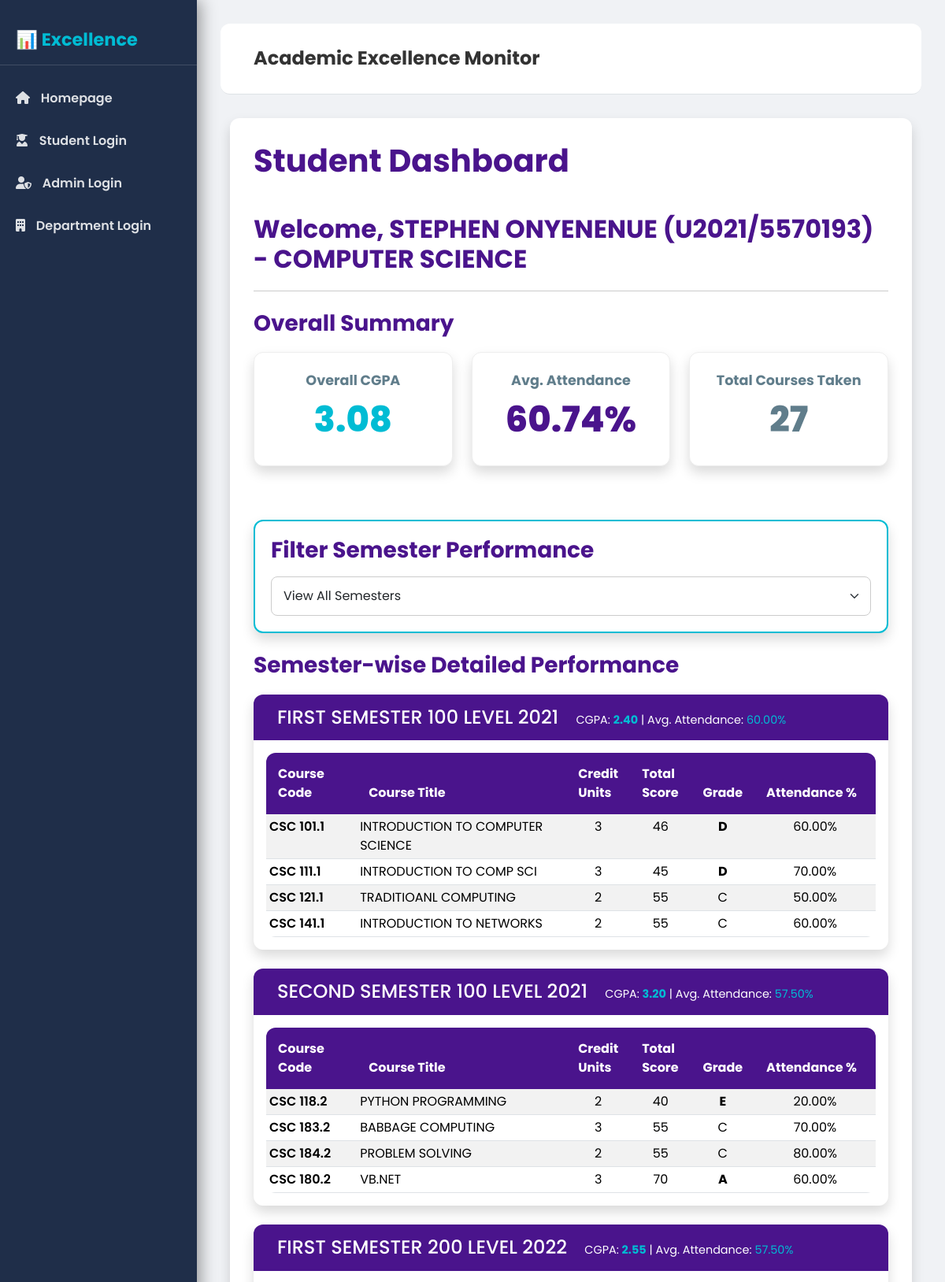
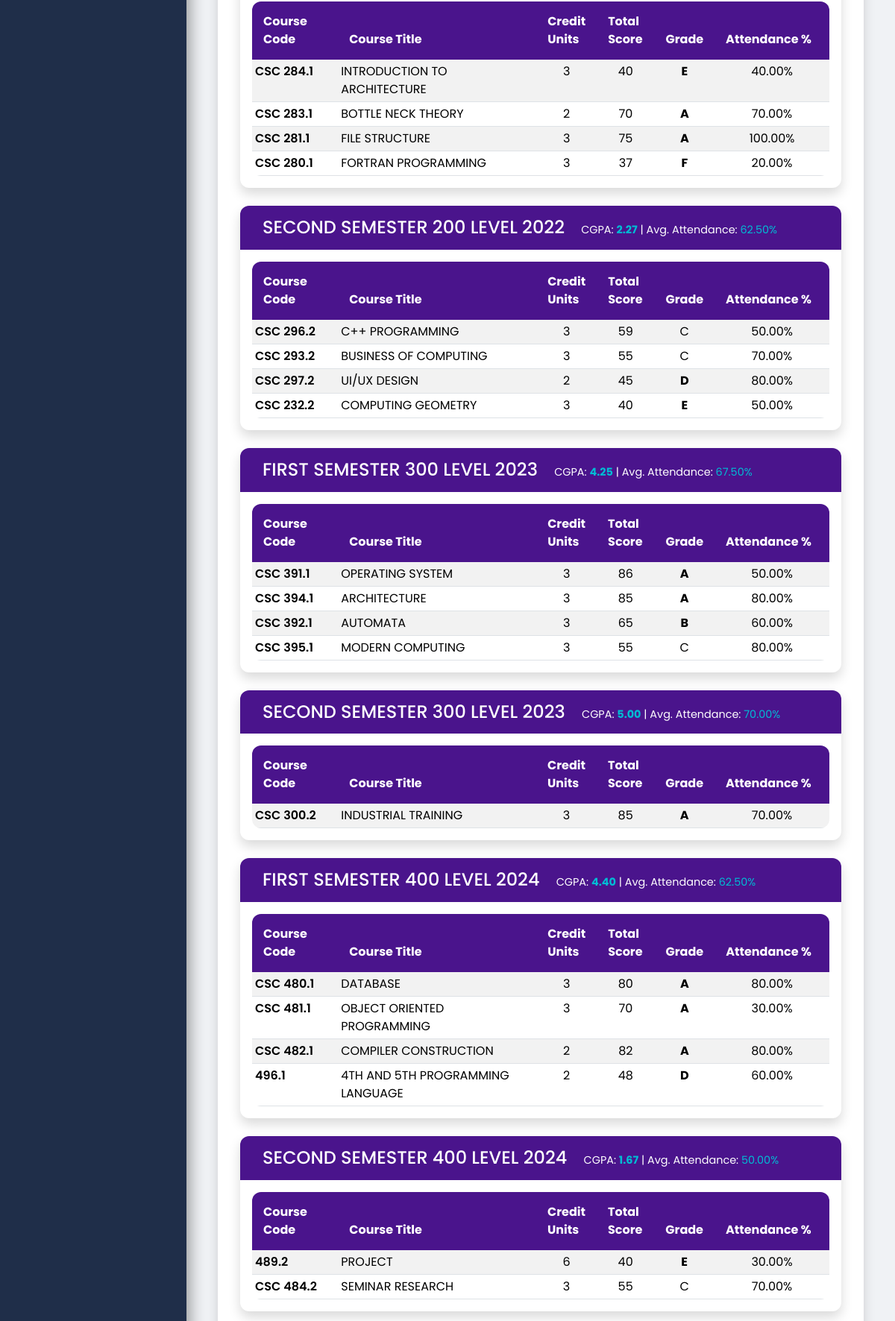
Page /student/dashboard/ (signed in, upper part) on the committed database (2 pictures, top to bottom).
### performance_monitoring/models.py (models this page shows, shortened)
class Student(models.Model):
    student_id = models.CharField(max_length=20, unique=True)
    name = models.CharField(max_length=100)
    email = models.EmailField(unique=True)
    phone_number = models.CharField(max_length=15, blank=True, null=True)
    department = models.ForeignKey(Department, on_delete=models.CASCADE)
    custom_password = models.CharField(max_length=128, blank=True, null=True)

class Department(models.Model):
    name = models.CharField(max_length=100, unique=True)

class Semester(models.Model):
    name = models.CharField(max_length=50)
    academic_year = models.IntegerField()
    start_date = models.DateField(null=True, blank=True)
    end_date = models.DateField(null=True, blank=True)
    class Meta:
        unique_together = ('name', 'academic_year')
        ordering = ['academic_year', 'start_date']

class Enrollment(models.Model):
    student = models.ForeignKey(Student, on_delete=models.CASCADE)
    course = models.ForeignKey(Course, on_delete=models.CASCADE)
    semester = models.ForeignKey(Semester, on_delete=models.CASCADE)
    enrollment_date = models.DateField(auto_now_add=True)
    classes_attended = models.IntegerField(default=0, help_text="Number of classes attended (out of 10)")
    ca_score = models.IntegerField(default=0, validators=[MaxValueValidator(30)], help_text="Continuous Assessment Score (max 30)")
    exam_score = models.IntegerField(default=0, validators=[MaxValueValidator(70)], help_text="Exam Score (max 70)")
    class Meta:
        unique_together = ('student', 'course', 'semester')
    @property
    def attendance_percentage(self):
        if self.classes_attended is not None:
            return (self.classes_attended / 10) * 100
        return 0.0
    @property
    def total_score(self):
        return self.ca_score + self.exam_score
    @property
    def grade(self):
        total = self.total_score
        if 40 <= total <= 44:
            return 'E'
        elif 45 <= total <= 49:
            return 'D'
        elif 50 <= total <= 59:
            return 'C'
        elif 60 <= total <= 69:
            return 'B'
        elif 70 <= total <= 100:
            return 'A'
        else:
            return 'F' # You might want to adjust the default for scores outside the range

class Course(models.Model):
    course_code = models.CharField(max_length=10, unique=True)
    course_title = models.CharField(max_length=200)
    credit_unit = models.IntegerField()
    department = models.ForeignKey(Department, on_delete=models.CASCADE)
    semester = models.ForeignKey(Semester, on_delete=models.CASCADE)

### performance_monitoring/views.py (the view)
# urls.py: path('student/dashboard/', views.student_dashboard, name='student_dashboard'),
def student_dashboard(request, student_id=None):
    if student_id:
        try:
            student = Student.objects.get(student_id=student_id)
        except Student.DoesNotExist:
            messages.error(request, f"Student with ID {student_id} not found.")
            return redirect('department_dashboard')
    else:
        session_student_id = request.session.get('student_id')
        if not session_student_id:
            messages.error(request, "Please log in to view your dashboard.")
            return redirect('student_login')
        try:
            student = Student.objects.get(student_id=session_student_id)
        except Student.DoesNotExist:
            messages.error(request, "Student not found. Please log in again.")
            return redirect('student_login')
    enrollments = Enrollment.objects.filter(student=student).order_by('semester__academic_year', 'semester__name')
    semester_data_raw = {}
    course_performance_data = [] # For the Chart (JSON)
    overall_total_credit_units = 0
    overall_weighted_grade_points = 0
    overall_total_attendance_percentage_sum = 0
    total_enrollments_for_attendance_avg = 0
    total_unique_courses = set() # For Total Courses Count
    for enrollment in enrollments:
        semester = enrollment.semester
        current_total_score = enrollment.total_score
        grade_point = get_grade_point(current_total_score)
        if semester not in semester_data_raw:
            semester_data_raw[semester] = {
                'enrollments': [],
                'total_credit_units': 0,
                'weighted_grade_points': 0,
                'total_attendance': 0,
                'num_courses': 0,
            }
        semester_data_raw[semester]['enrollments'].append(enrollment)
        if current_total_score is not None and enrollment.course.credit_unit > 0:
            semester_data_raw[semester]['total_credit_units'] += enrollment.course.credit_unit
            semester_data_raw[semester]['weighted_grade_points'] += grade_point * enrollment.course.credit_unit
            overall_total_credit_units += enrollment.course.credit_unit
            overall_weighted_grade_points += grade_point * enrollment.course.credit_unit
        semester_data_raw[semester]['total_attendance'] += enrollment.attendance_percentage
        semester_data_raw[semester]['num_courses'] += 1
        overall_total_attendance_percentage_sum += enrollment.attendance_percentage
        total_enrollments_for_attendance_avg += 1
        total_unique_courses.add(enrollment.course.pk)
        course_performance_data.append({
            'course_code': enrollment.course.course_code,
            'total_score': float(current_total_score) if current_total_score is not None else 0.0,
            'attendance_percentage': float(enrollment.attendance_percentage),
        })
    processed_semester_data = {}
    sorted_semesters = sorted(semester_data_raw.keys(), key=lambda s: (s.academic_year, s.start_date if s.start_date else 0))
    for semester in sorted_semesters:
        data = semester_data_raw[semester]
        processed_semester_data[semester] = {
            'enrollments': data['enrollments'],
            'cgpa': (data['weighted_grade_points'] / data['total_credit_units']) if data['total_credit_units'] > 0 else 0,
            'average_attendance': (data['total_attendance'] / data['num_courses']) if data['num_courses'] > 0 else 0,
        }
    overall_cgpa = (overall_weighted_grade_points / overall_total_credit_units) if overall_total_credit_units > 0 else 0
    overall_average_attendance = (overall_total_attendance_percentage_sum / total_enrollments_for_attendance_avg) if total_enrollments_for_attendance_avg > 0 else 0
    context = {
        'student': student,
        'semester_data': processed_semester_data,
        'overall_cgpa': overall_cgpa,
        'overall_average_attendance': overall_average_attendance,
        'total_unique_courses': len(total_unique_courses),
        'course_performance_data_json': json.dumps(course_performance_data),
        'is_admin_view': student_id and request.session.get('department_id') # Flag for showing 'Back to Dashboard' etc.
    }
    return render(request, 'performance_monitoring/student_dashboard.html', context)

### performance_monitoring/views.py (called while the page is built)
def get_grade_point(total_score):
    if total_score is None:
        return 0
    if 70 <= total_score <= 100:
        return 5
    elif 60 <= total_score <= 69:
        return 4
    elif 50 <= total_score <= 59:
        return 3
    elif 45 <= total_score <= 49:
        return 2
    elif 40 <= total_score <= 44:
        return 1
    else:
        return 0

### performance_monitoring/templates/performance_monitoring/student_dashboard.html (shortened to what this page needs)
{% extends "performance_monitoring/base.html" %}
{% block content %}
<div class="content-card">
    <div class="d-flex justify-content-between align-items-center mb-4">
        <h1>Student Dashboard</h1>
    </div>
    <h2 style="color: var(--primary-color);">Welcome, {{ student.name }} ({{ student.student_id }}) - {{ student.department.name }}</h2>
    <hr>
    <h3 class="mt-4">Overall Summary</h3>
    <div class="row mb-5">
        <div class="col-md-4">
            <div class="data-box cgpa">
                <h3>Overall CGPA</h3>
                <p class="{% if overall_cgpa >= 4.0 %}gpa-excellent{% elif overall_cgpa >= 3.0 %}gpa-good{% else %}gpa-poor{% endif %}">
                    {{ overall_cgpa|floatformat:2 }}
                </p>
            </div>
        </div>
        <div class="col-md-4">
            <div class="data-box attendance">
                <h3>Avg. Attendance</h3>
                <p class="{% if overall_average_attendance >= 75 %}gpa-excellent{% elif overall_average_attendance >= 60 %}gpa-good{% else %}gpa-poor{% endif %}">
                    {{ overall_average_attendance|floatformat:2 }}%
                </p>
            </div>
        </div>
        <div class="col-md-4">
            <div class="data-box total">
                <h3>Total Courses Taken</h3>
                <p style="color: var(--neutral-color);">{{ total_unique_courses }}</p>
            </div>
        </div>
    </div>
    <div class="content-card mb-4" style="padding: 20px; border: 2px solid var(--secondary-color);">
        <h3 class="mb-3" style="color: var(--primary-color);">Filter Semester Performance</h3>
        <select id="semester-filter" class="form-select w-100">
            <option value="all">View All Semesters</option>
        </select>
    </div>
    <h3 class="mt-4">Semester-wise Detailed Performance</h3>
    <div id="semester-details">
        {% for semester, data in semester_data.items %}
        <div class="semester-card content-card mb-4 p-0" id="semester-{{ forloop.counter }}">
            <div style="background-color: var(--primary-color); color: var(--text-light); padding: 15px 30px; border-radius: 12px 12px 0 0;">
                <h4 class="mb-0">
                    {{ semester.name }} {{ semester.academic_year }}
                    <small class="ms-3" style="font-size: 0.9rem; font-weight: 400;">
                        CGPA: <span class="{% if data.cgpa >= 4.0 %}gpa-excellent{% elif data.cgpa >= 3.0 %}gpa-good{% else %}gpa-poor{% endif %}" style="color: var(--secondary-color);">{{ data.cgpa|floatformat:2 }}</span> |
                        Avg. Attendance: <span style="color: var(--secondary-color);">{{ data.average_attendance|floatformat:2 }}%</span>
                    </small>
                </h4>
            </div>
            <div class="table-responsive p-3">
                <table class="table table-sm table-striped table-hover table-modern mb-0">
                    <thead>
                        <tr>
                            <th>Course Code</th>
                            <th>Course Title</th>
                            <th>Credit Units</th>
                            <th>Total Score</th>
                            <th>Grade</th>
                            <th>Attendance %</th>
                        </tr>
                    </thead>
                    <tbody>
                        {% for enrollment in data.enrollments %}
                        <tr>
                            <td style="width: 15%; font-weight: 600;">{{ enrollment.course.course_code }}</td>
                            <td style="width: 35%;">{{ enrollment.course.course_title }}</td>
                            <td style="width: 10%; text-align: center;">{{ enrollment.course.credit_unit }}</td>
                            <td style="width: 10%; text-align: center;">{{ enrollment.total_score|default:"N/A" }}</td>
                            <td style="width: 10%; text-align: center;" class="grade-{{ enrollment.grade }}">
                                {{ enrollment.grade }}
                            </td>
                            <td style="width: 20%; text-align: center;">{{ enrollment.attendance_percentage|floatformat:2 }}%</td>
                        </tr>
                        {% endfor %}
                    </tbody>
                </table>
            </div>
        </div>
        {% endfor %}
    </div>
</div>
{% endblock %}

### performance_monitoring/static/css/style.css (style rules this page uses)
:root { --primary-color: #4A148C; --secondary-color: #00BCD4; --background-light: #F0F2F5; --sidebar-bg: #1F2E49; --content-bg: #FFFFFF; --text-dark: #333333; --text-light: #FFFFFF; --shadow-deep: 0 8px 16px rgba(0, 0, 0, 0.15); --border-radius-large: 12px; --success-color: #4CAF50; --danger-color: #E91E63; --neutral-color: #607D8B; }
body { font-family: 'Poppins', sans-serif; background-color: var(--background-light); color: var(--text-dark); }
.content-card { background: var(--content-bg); border-radius: var(--border-radius-large); box-shadow: var(--shadow-deep); padding: 30px; margin-bottom: 30px; }
h1, h2, h3 { font-weight: 700; color: var(--primary-color); margin-bottom: 20px; }
.form-control, .form-select { border-radius: 8px; border: 1px solid #ccc; padding: 12px 15px; }
.data-box { text-align: center; padding: 25px; border-radius: var(--border-radius-large); box-shadow: var(--shadow-deep); background: var(--content-bg); margin-bottom: 20px; transition: transform 0.3s, box-shadow 0.3s; border: 1px solid #eee; }
.data-box h3 { font-size: 1.1rem; color: var(--neutral-color); margin-bottom: 5px; }
.data-box p { font-size: 2.8rem; font-weight: 800; margin: 0; }
.data-box.cgpa p { color: var(--secondary-color); }
.data-box.attendance p { color: var(--primary-color); }
.data-box.total p { color: var(--neutral-color); }
.gpa-excellent, .grade-A { color: var(--success-color); font-weight: 700; }
.gpa-good, .grade-B { color: var(--secondary-color); font-weight: 700; }
.grade-C { color: #FFC107; }
.gpa-poor, .grade-D, .grade-E, .grade-F { color: var(--danger-color); font-weight: 700; }
.table-modern { border-radius: var(--border-radius-large); overflow: hidden; }
.table-modern thead th { background-color: var(--primary-color); color: var(--text-light); font-weight: 700; border: none; padding: 15px; }

### rows in the picture
Student: name "STEPHEN ONYENENUE", student_id "U2021/5570193", department.name "COMPUTER SCIENCE"
Semester: name "FIRST SEMESTER 100 LEVEL", academic_year "2021", cgpa "2.40", average_attendance "60.00"
Enrollment: course.course_code "CSC 101.1", course.course_title "INTRODUCTION TO COMPUTER SCIENCE", course.credit_unit "3", total_score "46", grade "D", attendance_percentage "60.00"
Enrollment: course.course_code "CSC 111.1", course.course_title "INTRODUCTION TO COMP SCI", course.credit_unit "3", total_score "45", grade "D", attendance_percentage "70.00"
Enrollment: course.course_code "CSC 121.1", course.course_title "TRADITIOANL COMPUTING", course.credit_unit "2", total_score "55", grade "C", attendance_percentage "50.00"
Enrollment: course.course_code "CSC 141.1", course.course_title "INTRODUCTION TO NETWORKS", course.credit_unit "2", total_score "55", grade "C", attendance_percentage "60.00"
Semester: name "SECOND SEMESTER 100 LEVEL", academic_year "2021", cgpa "3.20", average_attendance "57.50"
Enrollment: course.course_code "CSC 118.2", course.course_title "PYTHON PROGRAMMING", course.credit_unit "2", total_score "40", grade "E", attendance_percentage "20.00"
Enrollment: course.course_code "CSC 183.2", course.course_title "BABBAGE COMPUTING", course.credit_unit "3", total_score "55", grade "C", attendance_percentage "70.00"
Enrollment: course.course_code "CSC 184.2", course.course_title "PROBLEM SOLVING", course.credit_unit "2", total_score "55", grade "C", attendance_percentage "80.00"
Enrollment: course.course_code "CSC 180.2", course.course_title "VB.NET", course.credit_unit "3", total_score "70", grade "A", attendance_percentage "60.00"
Semester: name "FIRST SEMESTER 200 LEVEL", academic_year "2022", cgpa "2.55", average_attendance "57.50"
Enrollment: course.course_code "CSC 284.1", course.course_title "INTRODUCTION TO ARCHITECTURE", course.credit_unit "3", total_score "40", grade "E", attendance_percentage "40.00"
Enrollment: course.course_code "CSC 283.1", course.course_title "BOTTLE NECK THEORY", course.credit_unit "2", total_score "70", grade "A", attendance_percentage "70.00"
Enrollment: course.course_code "CSC 281.1", course.course_title "FILE STRUCTURE", course.credit_unit "3", total_score "75", grade "A", attendance_percentage "100.00"
Enrollment: course.course_code "CSC 280.1", course.course_title "FORTRAN PROGRAMMING", course.credit_unit "3", total_score "37", grade "F", attendance_percentage "20.00"
Semester: name "SECOND SEMESTER 200 LEVEL", academic_year "2022", cgpa "2.27", average_attendance "62.50"
Enrollment: course.course_code "CSC 296.2", course.course_title "C++ PROGRAMMING", course.credit_unit "3", total_score "59", grade "C", attendance_percentage "50.00"
Enrollment: course.course_code "CSC 293.2", course.course_title "BUSINESS OF COMPUTING", course.credit_unit "3", total_score "55", grade "C", attendance_percentage "70.00"
Enrollment: course.course_code "CSC 297.2", course.course_title "UI/UX DESIGN", course.credit_unit "2", total_score "45", grade "D", attendance_percentage "80.00"
Enrollment: course.course_code "CSC 232.2", course.course_title "COMPUTING GEOMETRY", course.credit_unit "3", total_score "40", grade "E", attendance_percentage "50.00"
Semester: name "FIRST SEMESTER 300 LEVEL", academic_year "2023", cgpa "4.25", average_attendance "67.50"
Enrollment: course.course_code "CSC 391.1", course.course_title "OPERATING SYSTEM", course.credit_unit "3", total_score "86", grade "A", attendance_percentage "50.00"
Enrollment: course.course_code "CSC 394.1", course.course_title "ARCHITECTURE", course.credit_unit "3", total_score "85", grade "A", attendance_percentage "80.00"
Enrollment: course.course_code "CSC 392.1", course.course_title "AUTOMATA", course.credit_unit "3", total_score "65", grade "B", attendance_percentage "60.00"
Enrollment: course.course_code "CSC 395.1", course.course_title "MODERN COMPUTING", course.credit_unit "3", total_score "55", grade "C", attendance_percentage "80.00"
Semester: name "SECOND SEMESTER 300 LEVEL", academic_year "2023", cgpa "5.00", average_attendance "70.00"
Enrollment: course.course_code "CSC 300.2", course.course_title "INDUSTRIAL TRAINING", course.credit_unit "3", total_score "85", grade "A", attendance_percentage "70.00"
Semester: name "FIRST SEMESTER 400 LEVEL", academic_year "2024", cgpa "4.40", average_attendance "62.50"
Enrollment: course.course_code "CSC 480.1", course.course_title "DATABASE", course.credit_unit "3", total_score "80", grade "A", attendance_percentage "80.00"
Enrollment: course.course_code "CSC 481.1", course.course_title "OBJECT ORIENTED PROGRAMMING", course.credit_unit "3", total_score "70", grade "A", attendance_percentage "30.00"
Enrollment: course.course_code "CSC 482.1", course.course_title "COMPILER CONSTRUCTION", course.credit_unit "2", total_score "82", grade "A", attendance_percentage "80.00"
Enrollment: course.course_code "496.1", course.course_title "4TH AND 5TH PROGRAMMING LANGUAGE", course.credit_unit "2", total_score "48", grade "D", attendance_percentage "60.00"
Semester: name "SECOND SEMESTER 400 LEVEL", academic_year "2024", cgpa "1.67", average_attendance "50.00"
Enrollment: course.course_code "489.2", course.course_title "PROJECT", course.credit_unit "6", total_score "40", grade "E", attendance_percentage "30.00"
Enrollment: course.course_code "CSC 484.2", course.course_title "SEMINAR RESEARCH", course.credit_unit "3", total_score "55", grade "C", attendance_percentage "70.00"

### other values in the picture
{{ overall_cgpa|floatformat:2 }} "3.08"
{{ overall_average_attendance|floatformat:2 }} "60.74"
{{ total_unique_courses }} "27"
